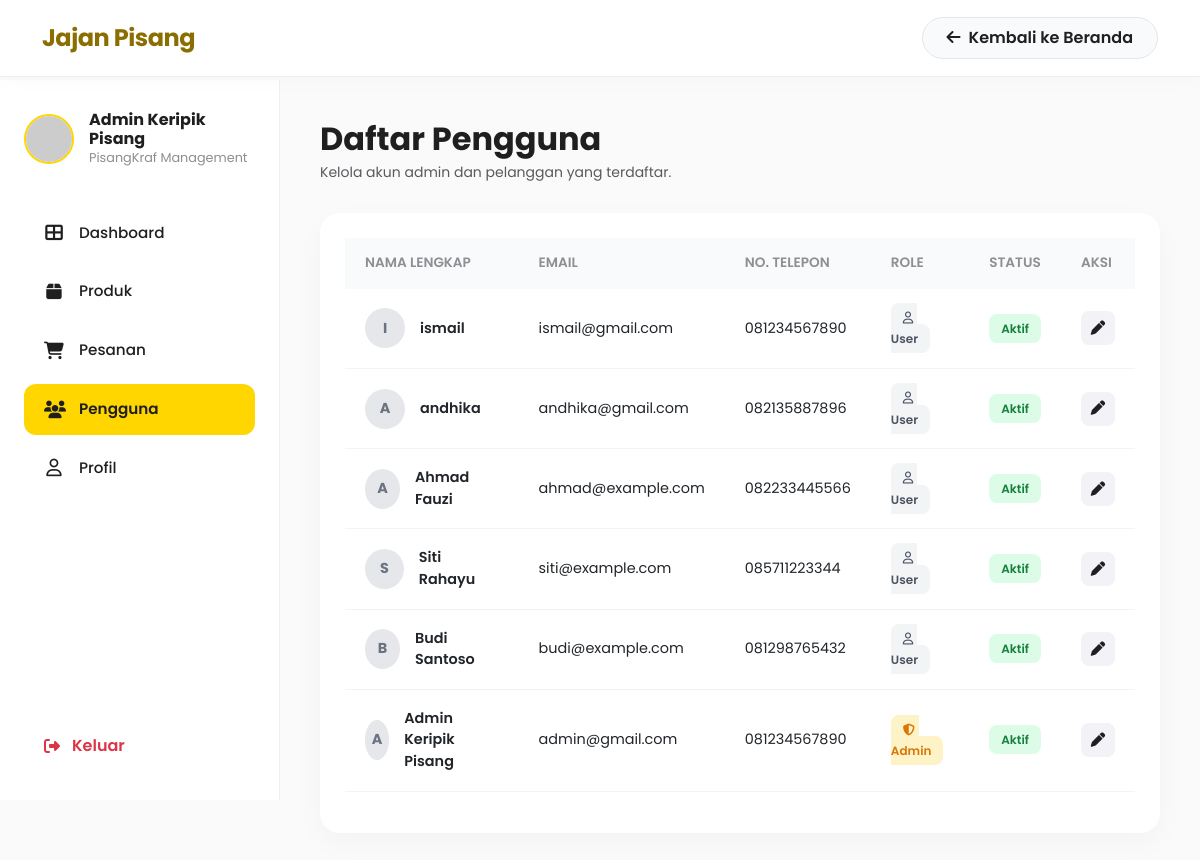
The page /admin/users.php (signed in) on the database its author committed.
### tables this page shows
CREATE TABLE `users` (
  `id` int(11) NOT NULL,
  `name` varchar(100) NOT NULL,
  `email` varchar(150) NOT NULL,
  `password` varchar(255) NOT NULL,
  `phone` varchar(20) DEFAULT NULL,
  `address` text DEFAULT NULL,
  `role` enum('admin','user') NOT NULL DEFAULT 'user',
  `avatar` varchar(255) DEFAULT 'default.png',
  `is_active` tinyint(1) NOT NULL DEFAULT 1,
  `created_at` timestamp NOT NULL DEFAULT current_timestamp(),
  `updated_at` timestamp NOT NULL DEFAULT current_timestamp() ON UPDATE current_timestamp()
);

### admin/users.php (the view, shortened to what this page needs)
<?php
require '../database/koneksi.php';
$query = "SELECT * FROM users ORDER BY id DESC";
$result = mysqli_query($koneksi, $query);
$users = [];
if ($result && mysqli_num_rows($result) > 0) {
    while ($row = mysqli_fetch_assoc($result)) {
        $users[] = $row;
    }
}
?>
<!DOCTYPE html>
<html lang="id">
<head>
    <link href="https://cdn.jsdelivr.net/npm/bootstrap@5.3.0/dist/css/bootstrap.min.css" rel="stylesheet">
    <link rel="stylesheet" href="https://cdnjs.cloudflare.com/ajax/libs/font-awesome/6.4.0/css/all.min.css">
    <link rel="stylesheet" href="../assets/css/admin.css">
</head>
<body>
    <?php include '../navbar_login.php'; ?>
    <?php include '../components/admin-sidebar.php'; ?>
    <main class="main-content">
        <header class="page-header">
            <div>
                <h2 class="fw-bold mb-1">Daftar Pengguna</h2>
                <p class="text-muted small mb-0">Kelola akun admin dan pelanggan yang terdaftar.</p>
            </div>
        </header>
        <div class="table-card">
            <div class="table-responsive">
                <table class="table custom-table">
                    <thead>
                        <tr>
                            <th>Nama Lengkap</th>
                            <th>Email</th>
                            <th>No. Telepon</th>
                            <th>Role</th>
                            <th>Status</th>
                            <th>Aksi</th>
                        </tr>
                    </thead>
                    <tbody>
                        <?php if (count($users) > 0): ?>
                            <?php foreach ($users as $row): ?>
                                <tr>
                                    <td>
                                        <div class="d-flex align-items-center">
                                            <div style="width: 40px; height: 40px; border-radius: 50%; background-color: #E5E7EB; display: flex; align-items: center; justify-content: center; font-weight: bold; color: #6B7280; margin-right: 15px;">
                                                <?= strtoupper(substr($row['name'], 0, 1)) ?>
                                            </div>
                                            <span class="fw-semibold"><?= htmlspecialchars($row['name']) ?></span>
                                        </div>
                                    </td>
                                    <td><?= htmlspecialchars($row['email']) ?></td>
                                    <td><?= htmlspecialchars($row['phone']) ?></td>
                                    <td>
                                        <?php if ($row['role'] == 'admin'): ?>
                                            <span class="status-badge role-admin"><i class="fas fa-shield-alt me-1"></i> Admin</span>
                                        <?php else: ?>
                                            <span class="status-badge role-user"><i class="far fa-user me-1"></i> User</span>
                                        <?php endif; ?>
                                    </td>
                                    <td>
                                        <?php if ($row['is_active'] == 1): ?>
                                            <span class="status-badge status-active">Aktif</span>
                                        <?php else: ?>
                                            <span class="status-badge status-inactive">Non-Aktif</span>
                                        <?php endif; ?>
                                    </td>
                                    <td>
                                        <button class="btn-action btn-edit" data-bs-toggle="modal" data-bs-target="#modalUser<?= $row['id'] ?>" title="Edit Pengguna">
                                            <i class="fas fa-pen"></i>
                                        </button>
                                    </td>
                                </tr>
                            <?php endforeach; ?>
                        <?php else: ?>
                            <tr>
                                <td colspan="6" class="text-center py-4 text-muted">Belum ada pengguna yang terdaftar.</td>
                            </tr>
                        <?php endif; ?>
                    </tbody>
                </table>
            </div>
        </div>
    </main>
</body>
</html>

### components/admin-sidebar.php
<?php
$current_page = basename($_SERVER['PHP_SELF']);
if (!isset($admin_name) || !isset($admin_avatar)) {
    $admin_id = $_SESSION['user_id'];
    $query_admin = mysqli_query($koneksi, "SELECT u.name, f.nama_foto
                                           FROM users u
                                           LEFT JOIN foto f ON u.id = f.user_id
                                           WHERE u.id = $admin_id
                                           ORDER BY f.created_at DESC LIMIT 1");
    $admin_data = mysqli_fetch_assoc($query_admin);
    $admin_name = $admin_data['name'] ?? 'Admin';
    $admin_avatar = !empty($admin_data['nama_foto']) ? '../assets/images/users/' . $admin_data['nama_foto'] : 'https://ui-avatars.com/api/?name=' . urlencode($admin_name) . '&background=FFD600&color=8A6F00';
}
?>
<aside class="sidebar">
    <div>
        <div class="admin-profile">
            <img src="<?= $admin_avatar ?>" alt="Admin Avatar" class="admin-avatar">
            <div class="admin-info">
                <h5><?= htmlspecialchars($admin_name) ?></h5>
                <span>PisangKraf Management</span>
            </div>
        </div>
        <ul class="sidebar-menu">
            <li class="menu-item">
                <a href="dashboard.php" class="menu-link <?= ($current_page == 'dashboard.php') ? 'active' : '' ?>">
                    <i class="fas fa-th-large"></i>Dashboard
                </a>
            </li>
            <li class="menu-item">
                <a href="products.php" class="menu-link <?= ($current_page == 'products.php') ? 'active' : '' ?>">
                    <i class="fas fa-box"></i> Produk
                </a>
            </li>
            <li class="menu-item">
                <a href="orders.php" class="menu-link <?= ($current_page == 'orders.php') ? 'active' : '' ?>">
                    <i class="fas fa-shopping-cart"></i> Pesanan
                </a>
            </li>
            <li class="menu-item">
                <a href="users.php" class="menu-link <?= ($current_page == 'users.php') ? 'active' : '' ?>">
                    <i class="fas fa-users"></i> Pengguna
                </a>
            </li>
            <li class="menu-item">
                <a href="profil_admin.php" class="menu-link <?= ($current_page == 'profil_admin.php') ? 'active' : '' ?>">
                    <i class="far fa-user"></i> Profil
                </a>
            </li>
        </ul>
    </div>
    <a href="../logout.php" class="logout-link">
        <i class="fas fa-sign-out-alt"></i> Keluar
    </a>
</aside>

### assets/css/admin.css (style rules this page uses)
:root { --primary: #FFD600; --secondary: #8A6F00; --bg-main: #FAFAFA; --bg-sidebar: #FFFFFF; --card-bg: #FFFFFF; --text-dark: #1F1F1F; --text-muted: #8E8E93; --radius-lg: 20px; --radius-md: 12px; --shadow-soft: 0 10px 30px rgba(0, 0, 0, 0.03); --transition: all 0.3s cubic-bezier(0.25, 0.8, 0.25, 1); --sidebar-width: 280px; }
body { font-family: 'Poppins', sans-serif; background-color: var(--bg-main); color: var(--text-dark); overflow-x: hidden; }
.sidebar { width: var(--sidebar-width); height: calc(100vh - 80px); position: fixed; top: 80px; left: 0; background-color: var(--bg-sidebar); border-right: 1px solid #EFEFEF; padding: 30px 24px; display: flex; flex-direction: column; z-index: 100; overflow-y: auto; }
.admin-profile { display: flex; align-items: center; gap: 15px; margin-bottom: 40px; }
.admin-avatar { width: 50px; height: 50px; border-radius: 50%; object-fit: cover; border: 2px solid var(--primary); }
.admin-info h5 { font-size: 1rem; font-weight: 700; margin: 0; color: var(--text-dark); }
.admin-info span { font-size: 0.8rem; color: var(--text-muted); display: block; }
.sidebar-menu { list-style: none; padding: 0; margin: 0; flex-grow: 1; }
.menu-item { margin-bottom: 8px; }
.menu-link { display: flex; align-items: center; gap: 15px; padding: 14px 20px; color: var(--text-dark); font-weight: 500; font-size: 0.95rem; border-radius: var(--radius-md); transition: var(--transition); text-decoration: none; }
.menu-link i { font-size: 1.1rem; width: 20px; text-align: center; color: var(--text-dark); }
.menu-link.active { background-color: var(--primary); font-weight: 600; }
.logout-link { color: #DC3545; font-weight: 600; display: flex; align-items: center; gap: 12px; padding: 12px 20px; text-decoration: none; transition: var(--transition); border-radius: var(--radius-md); margin-top: auto; }
.main-content { margin-left: var(--sidebar-width); padding: 40px; min-height: 100vh; }

### admin/users.php (style rules this page uses)
.page-header { display: flex; justify-content: space-between; align-items: center; margin-bottom: 30px; }
.table-card { background-color: var(--card-bg); border-radius: var(--radius-lg); padding: 25px; box-shadow: var(--shadow-soft); border: none; }
.custom-table thead th { background-color: #F9FAFB; color: var(--text-muted); font-weight: 600; font-size: 0.85rem; text-transform: uppercase; padding: 15px 20px; border-bottom: none; }
.custom-table tbody td { padding: 18px 20px; vertical-align: middle; border-bottom: 1px solid #F2F2F7; font-size: 0.9rem; }
.status-badge { padding: 6px 12px; border-radius: 8px; font-size: 0.75rem; font-weight: 600; }
.role-admin { background-color: #FEF3C7; color: #D97706; }
.role-user { background-color: #F3F4F6; color: #4B5563; }
.status-active { background-color: #DCFCE7; color: #15803D; }
.btn-action { width: 34px; height: 34px; border-radius: 8px; display: inline-flex; align-items: center; justify-content: center; border: none; transition: var(--transition); text-decoration: none; }
.btn-edit { background-color: #F2F2F7; color: var(--text-dark); }

### rows shown on the page
users: name "Admin Keripik Pisang", name "A", email "admin@gmail.com", phone "081234567890", role "admin" (drawn), is_active "Aktif"
users: name "I", name "ismail", email "ismail@gmail.com", phone "081234567890", role "user" (drawn), is_active "Aktif"
users: name "A", name "andhika", email "andhika@gmail.com", phone "082135887896", role "user" (drawn), is_active "Aktif"
users: name "A", name "Ahmad Fauzi", email "ahmad@example.com", phone "082233445566", role "user" (drawn), is_active "Aktif"
users: name "S", name "Siti Rahayu", email "siti@example.com", phone "085711223344", role "user" (drawn), is_active "Aktif"
users: name "B", name "Budi Santoso", email "budi@example.com", phone "081298765432", role "user" (drawn), is_active "Aktif"
